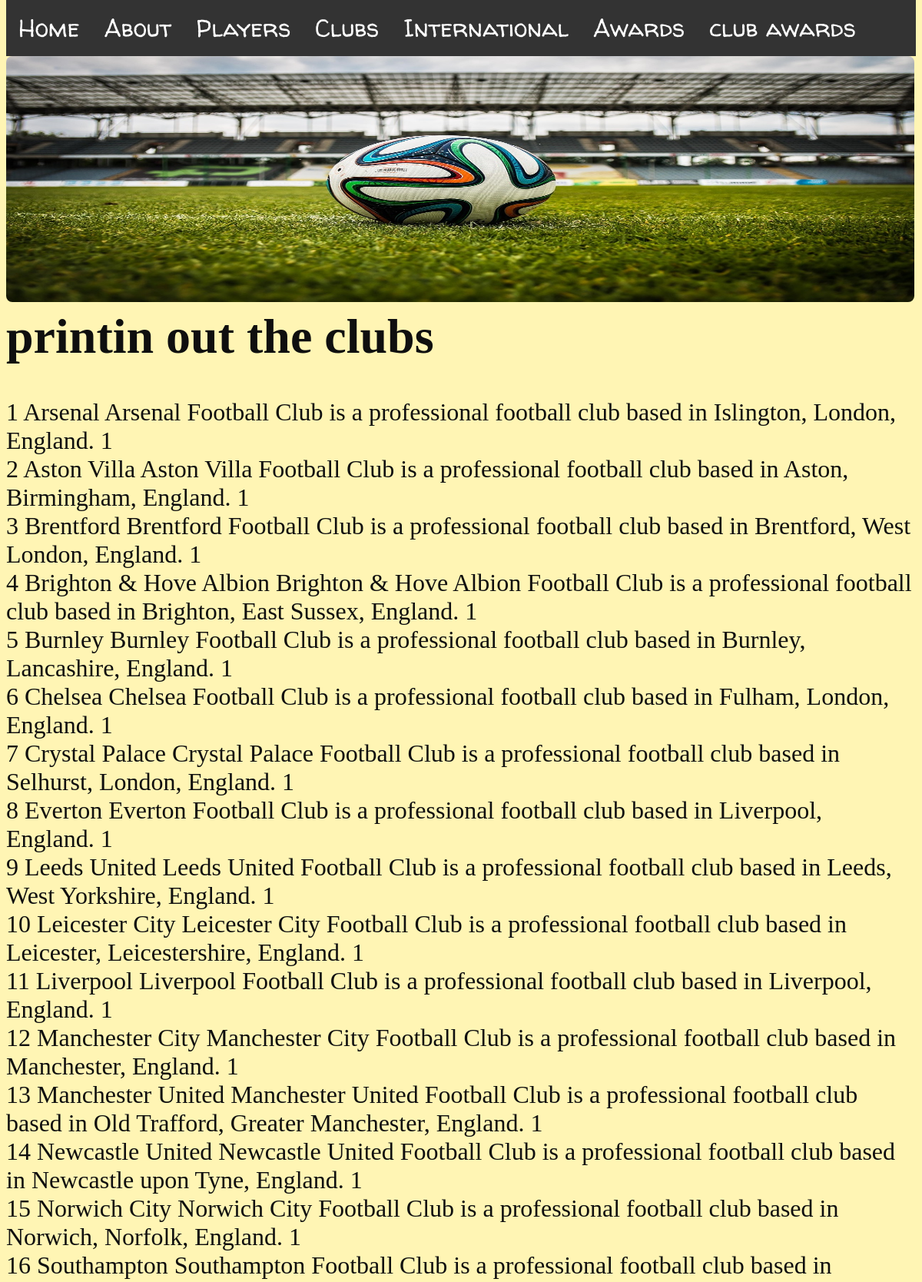
Screenshot of /club (upper part) with the database file from the repository.
### tables this page shows
CREATE TABLE Club (club_id INTEGER PRIMARY KEY, club TEXT NOT NULL, description TEXT, league_id INTEGER);

### program.py (the view)
@app.route('/club')
def club():
    db = sqlite3.connect(DATABASE)
    cursor = db.cursor()
    sql = "SELECT * FROM Club;"
    cursor.execute(sql)
    results = cursor.fetchall()
    return render_template("club.html", results=results)

### templates/club.html
{% extends 'layout.html' %}
{% block content %}
<h1> printin out the clubs </h1>
{% for club in results %}
    {{ club[0] }} {{ club[1] }} {{ club[2] }} {{ club[3] }}
    <br>
{% endfor %}
{% endblock %}

### static/style.css (style rules this page uses)
body { color:#0f0f0f; font-family: 'Oxygen-regular'; font-size: 2rem; background-color: rgb(255, 245, 180); }
h1,header,h2 { font-family: 'Playfair_Display'; }
body, h1, h2, h3, h4, p, figure, blockquote, dl, img, dd { margin-left: 10; margin-right: 10; margin-top: 0; margin-bottom: 10; }

### rows the page displays
Club: club_id "1", club "Arsenal", description "Arsenal Football Club is a professional football club based in Islington, London, England.", league "1"
Club: club_id "2", club "Aston Villa", description "Aston Villa Football Club is a professional football club based in Aston, Birmingham, England.", league "1"
Club: club_id "3", club "Brentford", description "Brentford Football Club is a professional football club based in Brentford, West London, England.", league "1"
Club: club_id "4", club "Brighton & Hove Albion", description "Brighton & Hove Albion Football Club is a professional football club based in Brighton, East Sussex, England.", league "1"
Club: club_id "5", club "Burnley", description "Burnley Football Club is a professional football club based in Burnley, Lancashire, England.", league "1"
Club: club_id "6", club "Chelsea", description "Chelsea Football Club is a professional football club based in Fulham, London, England.", league "1"
Club: club_id "7", club "Crystal Palace", description "Crystal Palace Football Club is a professional football club based in Selhurst, London, England.", league "1"
Club: club_id "8", club "Everton", description "Everton Football Club is a professional football club based in Liverpool, England.", league "1"
Club: club_id "9", club "Leeds United", description "Leeds United Football Club is a professional football club based in Leeds, West Yorkshire, England.", league "1"
Club: club_id "10", club "Leicester City", description "Leicester City Football Club is a professional football club based in Leicester, Leicestershire, England.", league "1"
Club: club_id "11", club "Liverpool", description "Liverpool Football Club is a professional football club based in Liverpool, England.", league "1"
Club: club_id "12", club "Manchester City", description "Manchester City Football Club is a professional football club based in Manchester, England.", league "1"
Club: club_id "13", club "Manchester United", description "Manchester United Football Club is a professional football club based in Old Trafford, Greater Manchester, England.", league "1"
Club: club_id "14", club "Newcastle United", description "Newcastle United Football Club is a professional football club based in Newcastle upon Tyne, England.", league "1"
Club: club_id "15", club "Norwich City", description "Norwich City Football Club is a professional football club based in Norwich, Norfolk, England.", league "1"
Club: club_id "16", club "Southampton"
